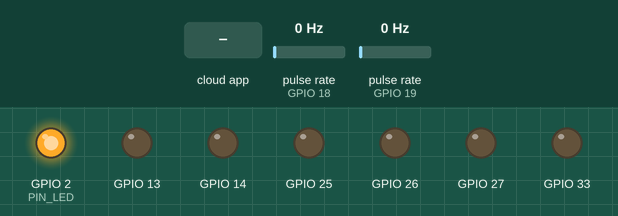
This sketch was run on a simulated ESP32. On the bench: output pins drawn as LEDs (lit = HIGH). Wiring (inferred from the names in the program): 2 × pulse sensor: data GPIO 18 / data GPIO 19. The test bench sets the inputs (shaded band); at power-on: pulse rate (sensors on GPIO 18, GPIO 19) 0 Hz. The ROS host is connected and sends only what is stated.

Above: at 1.2 s.
1.3 s: the phone or cloud app sets linear.x to -100
At 1.7 s:
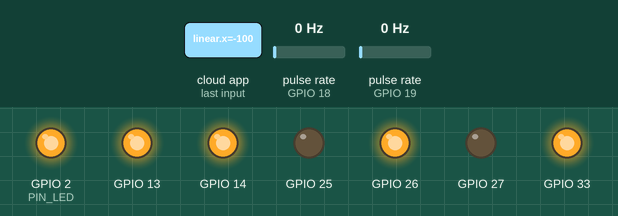
3.7 s: the phone or cloud app sets linear.x to 100
At 4.4 s:
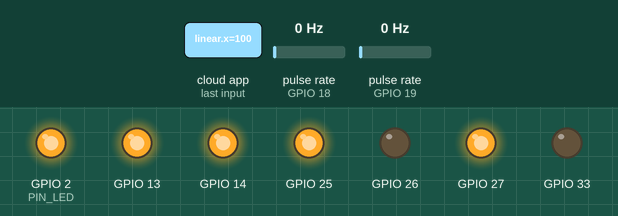
Timing chart, 0 to 6.7 s (numbered marks = the images above; inputs shaded):
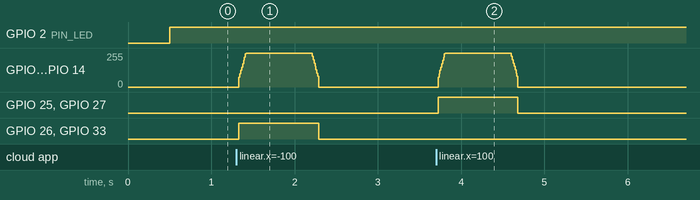

Measured:
- after the input at 1.3 s, GPIO 13, GPIO 14: rises from 0/255 to 255/255 in 0.09 s, then falls to 0/255 in 0.87 s; GPIO 26, GPIO 33: LOW → HIGH at once, → LOW 0.96 s later
- after the input at 3.7 s, GPIO 13, GPIO 14: rises from 0/255 to 255/255 in 0.09 s, then falls to 0/255 in 0.87 s; GPIO 25, GPIO 27: LOW → HIGH at once, → LOW 0.96 s later

The sketch:

rover_microros.ino
```cpp
/*
 * rover_microros.ino — the rover as a ROS 2 node
 *
 * Board:   ESP32 Dev Module, Arduino core 2.0.2
 * Library: micro_ros_arduino v2.0.8-jazzy
 * Agent:   Raspberry Pi 5, ROS 2 Jazzy, over USB serial
 *
 * Subscribes  /cmd_vel       geometry_msgs/msg/Twist
 * Publishes   /ticks_left    std_msgs/msg/Int32   at 20 Hz, cumulative, signed
 *             /ticks_right   std_msgs/msg/Int32   at 20 Hz
 *
 * Odometry is computed on the Pi (raspberry_pi/ros/rover_bringup, wheel_odometry) from the
 * tick counts, not here: docs/INTEGRATION.md decision 2.
 *
 * Drive it from the Pi:
 *     ~/start_agent.sh
 *     ros2 run teleop_twist_keyboard teleop_twist_keyboard
 *
 * NOTE: the USB port is the micro-ROS transport. Serial.print does not work
 * here — anything you print corrupts the protocol. Debug via ROS topics or
 * the onboard LED.
 */

#include <micro_ros_arduino.h>

#include <stdio.h>
#include <math.h>
#include <string.h>

#include <rcl/rcl.h>
#include <rcl/error_handling.h>
#include <rclc/rclc.h>
#include <rclc/executor.h>
#include <rmw_microros/rmw_microros.h>

#include <geometry_msgs/msg/twist.h>
#include <std_msgs/msg/int32.h>

#include "pins.h"
#include "motors.h"
#include "encoders.h"

// ===================================================================
//  SET THESE FROM YOUR ROVER — everything downstream depends on them
// ===================================================================

// Pulses per ONE full wheel revolution. Get this from encoder_test.ino:
// press 'c', turn one wheel exactly 10 turns by hand, divide the count by 10.
// Do not trust the slot count printed on the disc.
// The 32-slot disc on the shaft extender (encoder_extender.py) gives 32 rising
// edges per wheel turn. Confirm it with encoder_test once fitted: the old disc
// measured 140, so if you see much more than 32, the sensor is double-counting.
const float TICKS_PER_REV = 32.0f;         // 32-slot disc on the extender: CONFIRM

// Wheel diameter in metres. 110 mm = 0.110
const float WHEEL_DIAMETER_M = 0.110f;      // MEASURED

// Track width: centre of the left wheel to centre of the right wheel, metres.
// This sets how fast the rover thinks it is turning. Get it wrong and the
// robot will spiral in RViz while driving straight in real life.
// 0.240 measured with the wheels on the bare motor shafts; the shaft extenders
// move each wheel 25 mm further out: 0.240 + 2 x 0.025. Re-measure once built.
const float TRACK_WIDTH_M = 0.290f;

// Top speed of one wheel at full PWM, metres/second. Used to convert the
// m/s that ROS asks for into a PWM duty. Rough is fine to start:
// drive flat out across a measured 2 m and time it.
const float MAX_WHEEL_SPEED_MS = 0.55f;     // <-- MEASURE

// Closed-loop wheel speed (PI controller on the encoder ticks). OFF until the
// 100 nF motor capacitors are fitted: motor EMI adds false encoder pulses, the
// controller reads them as extra speed and throttles the motors down. With it
// off, /cmd_vel maps straight to PWM as before.
const bool  USE_SPEED_PID = false;
const float PID_KP = 300.0f;        // duty per m/s of speed error
const float PID_KI = 600.0f;        // duty per (m/s x s) of accumulated error
const float SPEED_FILTER = 0.5f;    // weight of the newest speed sample, 0..1

// Commands slower than this are treated as stop. Below it the motor would
// only run at its minimum speed anyway, which is faster than asked.
const float MIN_WHEEL_SPEED_MS = 0.02f;

// ===================================================================

// Motors stop if no /cmd_vel arrives within this window. Every way of losing
// control — agent killed, cable pulled, Pi crashed, teleop closed — looks the
// same from here: commands stop. Silence means stop, never "carry on".
const unsigned long CMD_TIMEOUT_MS = 900;

const unsigned long TICK_PERIOD_MS = 50;    // 20 Hz: tick publishing and the speed loop

// ------------------------------------------------------------ ROS entities
rcl_subscription_t   cmd_vel_sub;
geometry_msgs__msg__Twist    cmd_vel_msg;

// Raw cumulative encoder counts. These are the unprocessed truth: they need no
// calibration to be useful, and the Pi computes odometry from them.
rcl_publisher_t      ticks_l_pub;
rcl_publisher_t      ticks_r_pub;
std_msgs__msg__Int32 ticks_l_msg;
std_msgs__msg__Int32 ticks_r_msg;

// Signed lifetime totals — they count down when the wheel is driven backwards,
// so a forward-then-reverse run should return close to where it started.
int32_t totalTicksL = 0;
int32_t totalTicksR = 0;

rclc_executor_t   executor;
rclc_support_t    support;
rcl_allocator_t   allocator;
rcl_node_t        node;
rcl_timer_t       tick_timer;

// ------------------------------------------------------------ state
unsigned long lastCmdMs = 0;

// Speed loop state, per side: target and filtered measured speed in m/s, and
// the PI controller's accumulated error.
float targetL = 0.0f, targetR = 0.0f;
float measL = 0.0f,   measR = 0.0f;
float integL = 0.0f,  integR = 0.0f;

// Single-channel encoders cannot sense direction, so we remember which way we
// last told each side to turn and sign the ticks with that.
int dirLeft  = 1;
int dirRight = 1;

unsigned long lastTickMs = 0;

// Agent connection state machine. The stock examples give up permanently when
// the agent is missing; a robot must reconnect instead.
enum AgentState {
  WAITING_AGENT,
  AGENT_AVAILABLE,
  AGENT_CONNECTED,
  AGENT_DISCONNECTED
};
AgentState agentState = WAITING_AGENT;

// ------------------------------------------------------------ helpers

#define RCCHECK(fn)      { rcl_ret_t rc = fn; if (rc != RCL_RET_OK) return false; }
#define RCSOFTCHECK(fn)  { rcl_ret_t rc = fn; (void)rc; }

#define EVERY_N_MS(ms, body) { \
  static volatile unsigned long _last = 0; \
  if (millis() - _last >= (ms)) { body; _last = millis(); } }

// Convert a wheel speed in m/s to an L298N duty, -255..255. The range starts
// at the driver's deadband instead of 0, so a slow command still turns the
// wheels instead of vanishing below Motors::DEADBAND (the L298N's ~23 %).
float speedToDuty(float metresPerSec) {
  float speed = fabsf(metresPerSec);
  if (speed < MIN_WHEEL_SPEED_MS) return 0.0f;
  float ratio = constrain(speed / MAX_WHEEL_SPEED_MS, 0.0f, 1.0f);
  float duty = Motors::DEADBAND + ratio * (Motors::MAX_SPEED - Motors::DEADBAND);
  return metresPerSec < 0 ? -duty : duty;
}

// One PI step for one side. speedToDuty() is the feed-forward; the controller
// only corrects what it gets wrong (load, battery voltage, a stiffer motor).
int speedControl(float target, float measured, float &integ, float dt) {
  if (fabsf(target) < MIN_WHEEL_SPEED_MS) { integ = 0.0f; return 0; }
  float err = target - measured;
  float out = speedToDuty(target) + PID_KP * err + PID_KI * integ;
  // Anti-windup: stop accumulating while the output is pinned at full scale,
  // unless the error is pulling it back.
  bool saturated = fabsf(out) >= Motors::MAX_SPEED;
  if (!saturated || (out > 0) != (err > 0)) integ += err * dt;
  out = speedToDuty(target) + PID_KP * err + PID_KI * integ;
  // Never drive against the commanded direction: single-channel encoders
  // cannot see which way the wheel turns, so a reversed wheel looks forward.
  if ((target > 0 && out < 0) || (target < 0 && out > 0)) out = 0;
  return constrain((int)out, -Motors::MAX_SPEED, Motors::MAX_SPEED);
}

// ------------------------------------------------------------ callbacks

// ROS hands us a body velocity; differential drive turns that into two wheel
// speeds. Positive angular.z is counter-clockwise, so the right wheel speeds
// up and the left slows down.
void cmd_vel_callback(const void *msgin) {
  const geometry_msgs__msg__Twist *msg = (const geometry_msgs__msg__Twist *)msgin;

  float v = msg->linear.x;     // m/s forward
  float w = msg->angular.z;    // rad/s, CCW positive

  float vLeft  = v - (w * TRACK_WIDTH_M / 2.0f);
  float vRight = v + (w * TRACK_WIDTH_M / 2.0f);

  // A change of direction starts the speed loop afresh on that side.
  if ((vLeft  < 0) != (targetL < 0)) { integL = 0.0f; measL = 0.0f; }
  if ((vRight < 0) != (targetR < 0)) { integR = 0.0f; measR = 0.0f; }
  targetL = vLeft;
  targetR = vRight;

  dirLeft  = (vLeft  < 0) ? -1 : 1;
  dirRight = (vRight < 0) ? -1 : 1;

  if (!USE_SPEED_PID) {
    Motors::drive((int)speedToDuty(vLeft), (int)speedToDuty(vRight));
  }
  lastCmdMs = millis();
}

// Publish the tick counts and, with USE_SPEED_PID, run the speed loop.
void tick_timer_callback(rcl_timer_t *timer, int64_t last_call_time) {
  (void)last_call_time;
  if (timer == NULL) return;

  uint32_t dL, dR;
  Encoders::takeDelta(dL, dR);

  // Sign the raw counts by the direction we last commanded. Single-channel
  // sensors cannot tell direction themselves, so this is the best available
  // answer — correct unless something drags a wheel against the motor.
  totalTicksL += (int32_t)dL * dirLeft;
  totalTicksR += (int32_t)dR * dirRight;

  ticks_l_msg.data = totalTicksL;
  ticks_r_msg.data = totalTicksR;
  RCSOFTCHECK(rcl_publish(&ticks_l_pub, &ticks_l_msg, NULL));
  RCSOFTCHECK(rcl_publish(&ticks_r_pub, &ticks_r_msg, NULL));

  unsigned long now = millis();
  float dt = (now - lastTickMs) / 1000.0f;
  lastTickMs = now;
  if (!USE_SPEED_PID || dt <= 0.0f) return;

  // Silence means stop: the same timeout as the failsafe in loop(), so the
  // speed loop cannot keep a wheel turning after commands stop.
  if (now - lastCmdMs > CMD_TIMEOUT_MS) {
    targetL = targetR = 0.0f;
  }

  const float metresPerTick = WHEEL_DIAMETER_M * PI / TICKS_PER_REV;
  measL += SPEED_FILTER * (dL * metresPerTick / dt * dirLeft  - measL);
  measR += SPEED_FILTER * (dR * metresPerTick / dt * dirRight - measR);

  Motors::drive(speedControl(targetL, measL, integL, dt),
                speedControl(targetR, measR, integR, dt));
}

// ------------------------------------------------------------ ROS setup

bool createEntities() {
  allocator = rcl_get_default_allocator();

  RCCHECK(rclc_support_init(&support, 0, NULL, &allocator));
  RCCHECK(rclc_node_init_default(&node, "rover_base", "", &support));

  RCCHECK(rclc_subscription_init_default(
    &cmd_vel_sub, &node,
    ROSIDL_GET_MSG_TYPE_SUPPORT(geometry_msgs, msg, Twist),
    "cmd_vel"));

  RCCHECK(rclc_publisher_init_default(
    &ticks_l_pub, &node,
    ROSIDL_GET_MSG_TYPE_SUPPORT(std_msgs, msg, Int32),
    "ticks_left"));

  RCCHECK(rclc_publisher_init_default(
    &ticks_r_pub, &node,
    ROSIDL_GET_MSG_TYPE_SUPPORT(std_msgs, msg, Int32),
    "ticks_right"));

  // _default2 takes an explicit clock. The old rclc_timer_init_default is
  // deprecated in this version and warns at compile time.
  RCCHECK(rclc_timer_init_default2(
    &tick_timer, &support, RCL_MS_TO_NS(TICK_PERIOD_MS),
    tick_timer_callback, true));

  RCCHECK(rclc_executor_init(&executor, &support.context, 2, &allocator));
  RCCHECK(rclc_executor_add_subscription(
    &executor, &cmd_vel_sub, &cmd_vel_msg, &cmd_vel_callback, ON_NEW_DATA));
  RCCHECK(rclc_executor_add_timer(&executor, &tick_timer));

  return true;
}

// Tear every entity down so a reconnect starts clean, rather than leaking
// publishers and subscriptions on the agent side each time the link drops.
// Return values are deliberately discarded — if teardown fails there is
// nothing useful left to do about it.
void destroyEntities() {
  (void)rcl_publisher_fini(&ticks_l_pub, &node);
  (void)rcl_publisher_fini(&ticks_r_pub, &node);
  (void)rcl_subscription_fini(&cmd_vel_sub, &node);
  (void)rcl_timer_fini(&tick_timer);
  (void)rclc_executor_fini(&executor);
  (void)rcl_node_fini(&node);
  (void)rclc_support_fini(&support);
}

// ------------------------------------------------------------ setup

void setup() {
  // Motors first, so the wheels are dead before anything else can run.
  Motors::begin();
  Encoders::begin();

  pinMode(PIN_LED, OUTPUT);
  digitalWrite(PIN_LED, LOW);

  set_microros_transports();

  lastCmdMs  = millis();
  lastTickMs = millis();
}

// ------------------------------------------------------------ loop

void loop() {
  switch (agentState) {

    case WAITING_AGENT:
      // Ping rather than blocking: the rover stays responsive and the motors
      // stay stopped while the agent is missing.
      EVERY_N_MS(500, agentState =
        (RMW_RET_OK == rmw_uros_ping_agent(100, 1)) ? AGENT_AVAILABLE : WAITING_AGENT;);
      break;

    case AGENT_AVAILABLE:
      agentState = createEntities() ? AGENT_CONNECTED : WAITING_AGENT;
      if (agentState == WAITING_AGENT) destroyEntities();
      break;

    case AGENT_CONNECTED:
      EVERY_N_MS(500, agentState =
        (RMW_RET_OK == rmw_uros_ping_agent(100, 3)) ? AGENT_CONNECTED : AGENT_DISCONNECTED;);
      if (agentState == AGENT_CONNECTED) {
        rclc_executor_spin_some(&executor, RCL_MS_TO_NS(5));
      }
      break;

    case AGENT_DISCONNECTED:
      destroyEntities();
      Motors::stopNow();
      agentState = WAITING_AGENT;
      break;
  }

  // Failsafe. Runs regardless of connection state — if commands stop arriving
  // for any reason, the wheels stop.
  if (agentState != AGENT_CONNECTED || millis() - lastCmdMs > CMD_TIMEOUT_MS) {
    Motors::drive(0, 0);
  }

  // LED on = connected to the agent. The only debugging output available,
  // since the USB port belongs to micro-ROS.
  digitalWrite(PIN_LED, agentState == AGENT_CONNECTED ? HIGH : LOW);

  Motors::update();
}
```

encoders.cpp
```cpp
#include "encoders.h"

namespace Encoders {

namespace {

volatile uint32_t pulsesL = 0;
volatile uint32_t pulsesR = 0;

uint32_t lastL = 0;
uint32_t lastR = 0;

// IRAM_ATTR keeps the handler in RAM. Without it an interrupt arriving while
// the flash cache is busy faults the chip.
void IRAM_ATTR isrLeft()  { pulsesL++; }
void IRAM_ATTR isrRight() { pulsesR++; }

} // anonymous namespace

void begin() {
  // The LM393 drives its output actively; the pull-up only matters if a
  // sensor is unplugged, where it keeps the pin from floating and spraying
  // phantom counts.
  pinMode(PIN_ENC_L, INPUT_PULLUP);
  pinMode(PIN_ENC_R, INPUT_PULLUP);

  attachInterrupt(digitalPinToInterrupt(PIN_ENC_L), isrLeft,  RISING);
  attachInterrupt(digitalPinToInterrupt(PIN_ENC_R), isrRight, RISING);
}

void takeDelta(uint32_t &leftPulses, uint32_t &rightPulses) {
  // Snapshot both counters with interrupts off, so a pulse landing mid-read
  // cannot tear a 32-bit value on a dual-core chip.
  noInterrupts();
  uint32_t nowL = pulsesL;
  uint32_t nowR = pulsesR;
  interrupts();

  // Unsigned subtraction wraps correctly, so the 32-bit rollover after
  // ~4 billion pulses costs nothing.
  leftPulses  = nowL - lastL;
  rightPulses = nowR - lastR;

  lastL = nowL;
  lastR = nowR;
}

uint32_t totalLeft() {
  noInterrupts();
  uint32_t v = pulsesL;
  interrupts();
  return v;
}

uint32_t totalRight() {
  noInterrupts();
  uint32_t v = pulsesR;
  interrupts();
  return v;
}

} // namespace Encoders
```

encoders.h
```cpp
/*
 * encoders.h — pulse counting for two LM393 slot sensors
 *
 * Single-channel sensors, so these count pulses but cannot tell which way the
 * wheel turned. The caller applies the sign from whatever it last commanded.
 * That holds as long as nothing pushes the rover by hand or drags a wheel
 * backwards against the motor.
 */
#pragma once
#include <Arduino.h>
#include "pins.h"

namespace Encoders {

void begin();

// Pulses accumulated since the last call to this function, then cleared.
// Unsigned — direction is the caller's business.
void takeDelta(uint32_t &leftPulses, uint32_t &rightPulses);

// Lifetime totals, for calibration and debugging.
uint32_t totalLeft();
uint32_t totalRight();

} // namespace Encoders
```

motors.h
```cpp
/*
 * motors.h — L298N skid-steer drive layer for ESP32
 *
 * Owns all four IN pins and both EN PWM channels. Nothing else in the sketch
 * should touch those GPIOs directly.
 *
 * Speeds are signed: -255 (full reverse) .. 0 (coast) .. +255 (full forward).
 * drive() only sets a target; update() walks the real output toward it so the
 * battery never sees a 0-to-full current step. Call update() every loop.
 */
#pragma once
#include <Arduino.h>
#include "pins.h"

namespace Motors {

constexpr int MAX_SPEED = 255;

// Below this duty the L298N + a loaded 12V gearmotor only buzzes and heats.
// Measure yours and lower it until the wheels genuinely stop turning.
constexpr int DEADBAND = 60;

// Per-side correction for a rover that curves when told to go straight.
// Trim the FAST side down. 1.00 = untouched.
constexpr float TRIM_LEFT  = 1.00f;
constexpr float TRIM_RIGHT = 1.00f;

// ------------------------------------------------- wiring correction flags
// Set these from what the rover actually does on the bench, so you never have
// to unscrew a terminal to fix a direction. See "Direction test" in docs/WIRING.md.

// true  = left motors are on OUT3/OUT4 and right motors on OUT1/OUT2
// false = the other way round
constexpr bool SWAP_SIDES = true;

// Flip a side that spins backwards. Left and right motors are mirror images on
// the chassis, so one side usually needs this and the other does not.
constexpr bool INVERT_LEFT  = false;
constexpr bool INVERT_RIGHT = true;

void begin();

// Request a new speed. Takes effect gradually via update().
void drive(int left, int right);

// Cut output immediately, bypassing the ramp. Use for e-stop and failsafe.
void stopNow();

// Advance the ramp. Must be called continuously from loop().
void update();

int leftOutput();    // duty actually being applied right now
int rightOutput();

} // namespace Motors
```

Source omitted: motors.cpp (3180 bytes), pins.h (3475 bytes)
